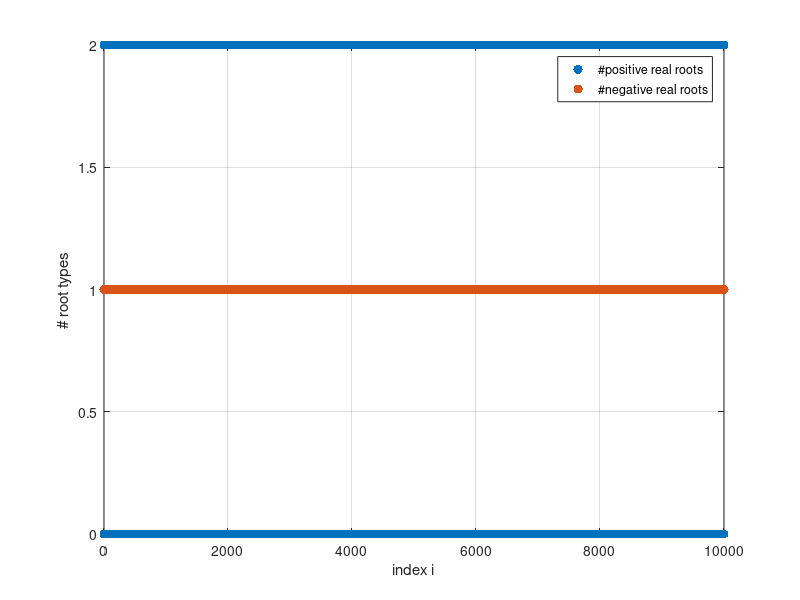

Source code (MATLAB):
% Test cubic roots

n=1e4
const = 100

pPoints = -const+2*const*rand(n,1);
qPoints = const+rand(n,1);

rootsMat = zeros(n,3);
posRealMat = zeros(n,3);
negRealMat = zeros(n,3);

for i=1:n
    p = pPoints(i);
    q = qPoints(i);
    rootfacs = [1 0 p q];
    cubroots = roots(rootfacs)
    rootsMat(i,:) = cubroots;
    for j=1:3
        posRealMat(i,j) = (real(cubroots(j))>0 && imag(cubroots(j))==0);
        negRealMat(i,j) = (real(cubroots(j))<0 && imag(cubroots(j))==0);
    end
end

figure;
plot(1:n,sum(posRealMat'),'.','MarkerSize',20)
xlabel('index i')
ylabel('# root types')
grid on
hold on
plot(1:n,sum(negRealMat'),'.','MarkerSize',20)
legend({'#positive real roots','#negative real roots'})


nPosRealRoots = sum(sum(posRealMat'))



% French Wikipedia example
p = -3;
q = 1;
rootfacs = [1 0 p q]
cubroots = roots(rootfacs)






